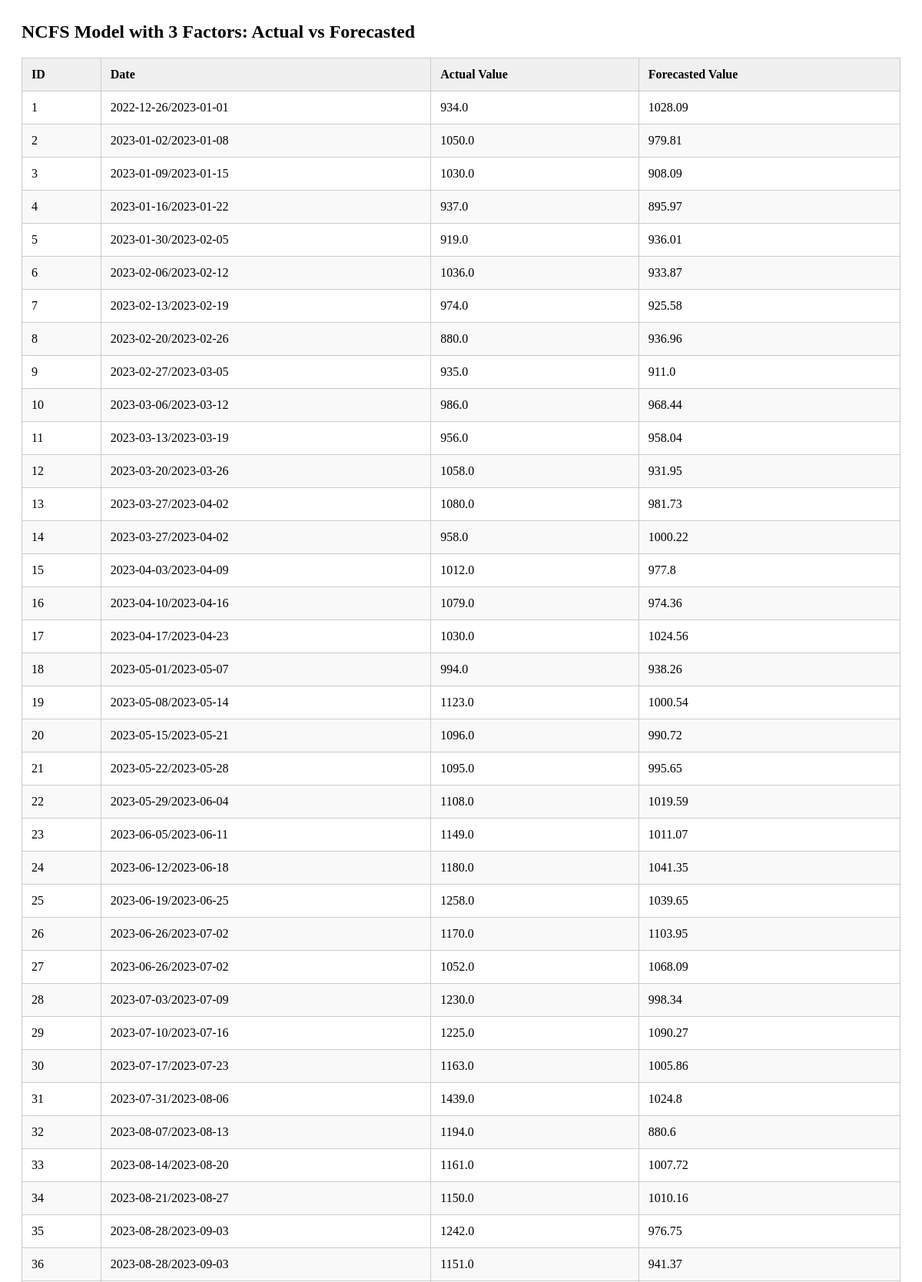
Page /table/ncfs3 (upper part) on the committed database.
### tables this page shows
CREATE TABLE ncfs3 (
        id INTEGER PRIMARY KEY AUTOINCREMENT,
        date TEXT,
        actual_value REAL,
        forecasted_value REAL
    );

### app/controllers/table_routes.py (the view)
@table_routes.route('/ncfs3')
def view_ncfs3():
    result = select_all_from(db.NCFS_TABLE + str(3))
    return render_template('view_ncfs3.html', title = 'NCFS 3', data = result)

### app/models/database.py (called while the page is built)
def get_db_cursor():
    if 'db' not in g:
        g.db = sqlite3.connect(current_app.config["DATABASE"])  # Connect to the database
        g.db.row_factory = sqlite3.Row                          # Configure rows to behave like dictionaries
    return g.db, g.db.cursor()

### app/services/data_handling/queries.py (called while the page is built)
def select_all_from(table):
    _, cursor = get_db_cursor()
    try:
        cursor.execute(f'SELECT * FROM {table}')
        return cursor.fetchall()
    except Exception as e:
        return handle_exception(e, context = msg.ERROR_SELECT + table)

### app/templates/view_ncfs3.html (shortened to what this page needs)
<section id="ncfs3" class="ncfs3 bg-white">
  <h2 class="section-title text-md font-extrabold text-blue">
    NCFS Model with 3 Factors: Actual vs Forecasted
  </h2>
  <table class="min-w-full mt-4 border border-gray-300">
    <thead>
      <tr class="table_row">
        <th>ID</th>
        <th>Date</th>
        <th>Actual Value</th>
        <th>Forecasted Value</th>
      </tr>
    </thead>
    <tbody>
      {% for row in data %}
      <tr>
        <td>{{ row['id'] }}</td>
        <td>{{ row['date'] }}</td>
        <td>{{ row['actual_value'] }}</td>
        <td>{{ row['forecasted_value'] }}</td>
      </tr>
      {% endfor %}
    </tbody>
  </table>
</section>

### app/templates/view_ncfs3.html (style rules this page uses)
.ncfs3 { padding: 20px; }
.section-title { margin: 0 0 20px; }
table { border-collapse: collapse; width: 100%; }
th, td { border: 1px solid #ccc; padding: 12px; text-align: left; }
th { background-color: #f0f0f0; }
tr:nth-child(even) { background-color: #f9f9f9; }

### rows in the picture
ncfs3: id "1", date "2022-12-26/2023-01-01", actual_value "934.0", forecasted_value "1028.09"
ncfs3: id "2", date "2023-01-02/2023-01-08", actual_value "1050.0", forecasted_value "979.81"
ncfs3: id "3", date "2023-01-09/2023-01-15", actual_value "1030.0", forecasted_value "908.09"
ncfs3: id "4", date "2023-01-16/2023-01-22", actual_value "937.0", forecasted_value "895.97"
ncfs3: id "5", date "2023-01-30/2023-02-05", actual_value "919.0", forecasted_value "936.01"
ncfs3: id "6", date "2023-02-06/2023-02-12", actual_value "1036.0", forecasted_value "933.87"
ncfs3: id "7", date "2023-02-13/2023-02-19", actual_value "974.0", forecasted_value "925.58"
ncfs3: id "8", date "2023-02-20/2023-02-26", actual_value "880.0", forecasted_value "936.96"
ncfs3: id "9", date "2023-02-27/2023-03-05", actual_value "935.0", forecasted_value "911.0"
ncfs3: id "10", date "2023-03-06/2023-03-12", actual_value "986.0", forecasted_value "968.44"
ncfs3: id "11", date "2023-03-13/2023-03-19", actual_value "956.0", forecasted_value "958.04"
ncfs3: id "12", date "2023-03-20/2023-03-26", actual_value "1058.0", forecasted_value "931.95"
ncfs3: id "13", date "2023-03-27/2023-04-02", actual_value "1080.0", forecasted_value "981.73"
ncfs3: id "14", date "2023-03-27/2023-04-02", actual_value "958.0", forecasted_value "1000.22"
ncfs3: id "15", date "2023-04-03/2023-04-09", actual_value "1012.0", forecasted_value "977.8"
ncfs3: id "16", date "2023-04-10/2023-04-16", actual_value "1079.0", forecasted_value "974.36"
ncfs3: id "17", date "2023-04-17/2023-04-23", actual_value "1030.0", forecasted_value "1024.56"
ncfs3: id "18", date "2023-05-01/2023-05-07", actual_value "994.0", forecasted_value "938.26"
ncfs3: id "19", date "2023-05-08/2023-05-14", actual_value "1123.0", forecasted_value "1000.54"
ncfs3: id "20", date "2023-05-15/2023-05-21", actual_value "1096.0", forecasted_value "990.72"
ncfs3: id "21", date "2023-05-22/2023-05-28", actual_value "1095.0", forecasted_value "995.65"
ncfs3: id "22", date "2023-05-29/2023-06-04", actual_value "1108.0", forecasted_value "1019.59"
ncfs3: id "23", date "2023-06-05/2023-06-11", actual_value "1149.0", forecasted_value "1011.07"
ncfs3: id "24", date "2023-06-12/2023-06-18", actual_value "1180.0", forecasted_value "1041.35"
ncfs3: id "25", date "2023-06-19/2023-06-25", actual_value "1258.0", forecasted_value "1039.65"
ncfs3: id "26", date "2023-06-26/2023-07-02", actual_value "1170.0", forecasted_value "1103.95"
ncfs3: id "27", date "2023-06-26/2023-07-02", actual_value "1052.0", forecasted_value "1068.09"
ncfs3: id "28", date "2023-07-03/2023-07-09", actual_value "1230.0", forecasted_value "998.34"
ncfs3: id "29", date "2023-07-10/2023-07-16", actual_value "1225.0", forecasted_value "1090.27"
ncfs3: id "30", date "2023-07-17/2023-07-23", actual_value "1163.0", forecasted_value "1005.86"
ncfs3: id "31", date "2023-07-31/2023-08-06", actual_value "1439.0", forecasted_value "1024.8"
ncfs3: id "32", date "2023-08-07/2023-08-13", actual_value "1194.0", forecasted_value "880.6"
ncfs3: id "33", date "2023-08-14/2023-08-20", actual_value "1161.0", forecasted_value "1007.72"
ncfs3: id "34", date "2023-08-21/2023-08-27", actual_value "1150.0", forecasted_value "1010.16"
ncfs3: id "35", date "2023-08-28/2023-09-03", actual_value "1242.0", forecasted_value "976.75"
ncfs3: id "36", date "2023-08-28/2023-09-03", actual_value "1151.0", forecasted_value "941.37"
